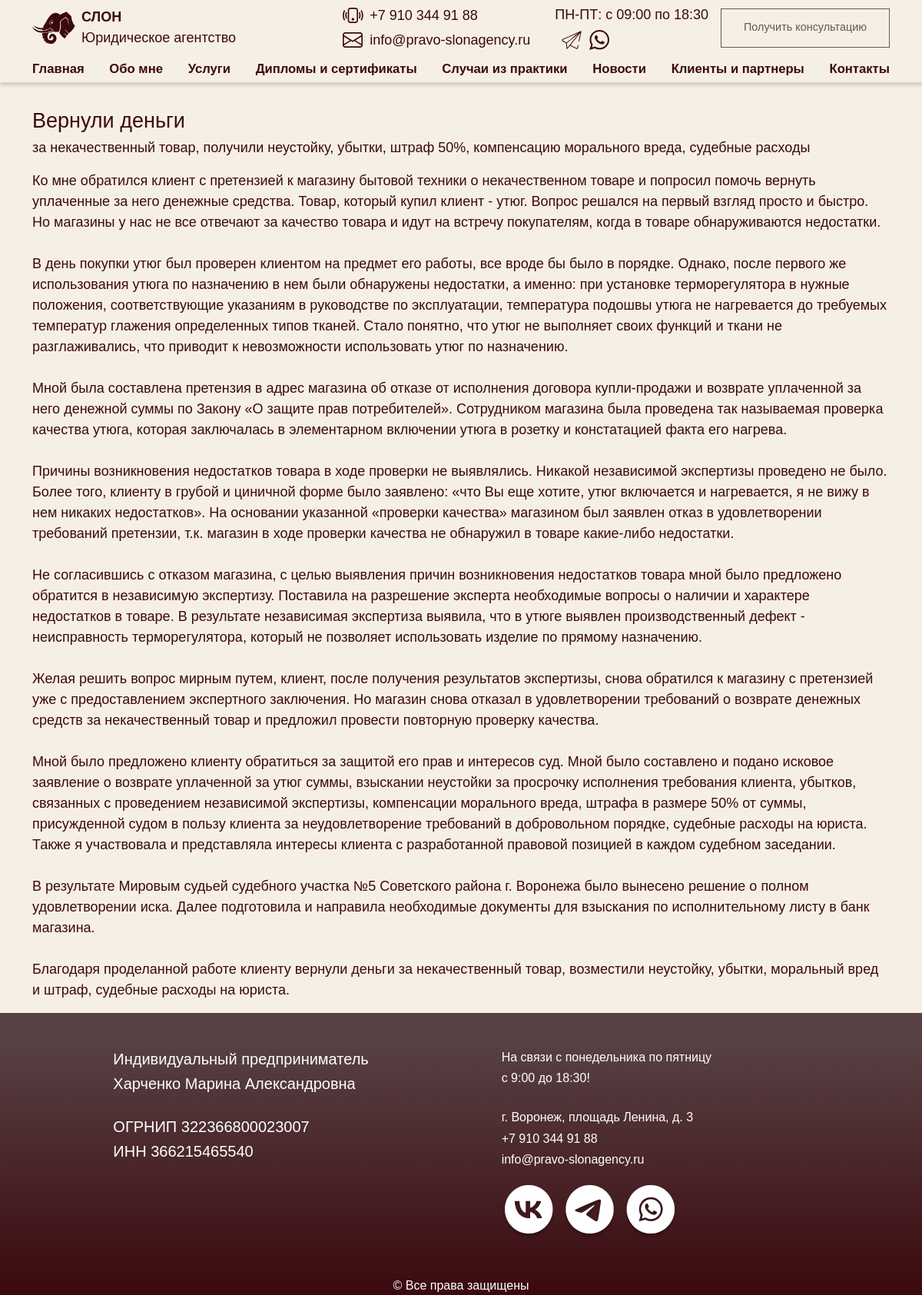
The app's page /cases.php with its own data.
### tables this page shows
CREATE TABLE `cases` (
  `id` int NOT NULL,
  `images` text NOT NULL,
  `title` text NOT NULL,
  `subtitle` text NOT NULL,
  `text` text NOT NULL,
  `status` tinyint(1) NOT NULL,
  `order_by` int NOT NULL
);

### redaktor/case/Cases.php (called while the page is built, shortened)
<?php
class Cases extends PDO
{
    public function getCases($type, $adm = false, $where = false)
    {
        if ($type === "notfull") {
            $query = "select * from cases where status = '1' order by order_by asc limit 2";
        } else if ($adm && $where) {
            $query = "select * from cases where id = '$where'";
        } else if ($adm) {
            $query = "select * from cases order by order_by asc";
        } else {
            $query = "select * from cases where status = '1' order by order_by asc";
        }
        $prepare = parent::prepare($query);
        $prepare->execute();
        $result = $prepare->fetchAll(self::FETCH_ASSOC);
        if ($adm) {
            return $result;
        } else {
            echo json_encode($result, JSON_UNESCAPED_UNICODE);
        }
    }
}

### cases.php (the view, shortened to what this page needs)
<?php
include $_SERVER["DOCUMENT_ROOT"] . "/redaktor/case/Cases.php";
$news = new Cases('all', true, $_GET["case"]);
$data = $news->getCases("all", true, $_GET["case"]);
?>
<!doctype html>
<html lang="ru">
<head>
    <link href="https://cdn.jsdelivr.net/npm/bootstrap@5.1.3/dist/css/bootstrap.min.css" rel="stylesheet"
>
    <link rel="stylesheet" href="style/index.css">
</head>
<body>
<header class="pt-1 pb-1">
    <div class="container header">
        <div class="d-flex">
            <div class="logo d-flex align-items-center">
                <a href="/">
                    <img class="logo-image" src="images/menu/logo.svg" alt="">
                </a>
                <div class="d-grid ms-2">
                    <p class="mb-0"><b>СЛОН</b></p>
                    <p class="mb-0">Юридическое агентство</p>
                </div>
            </div>
            <div class="d-grid ms-auto me-3 d-none1100">
                <div class="d-flex align-items-center">
                    <img class="anim-hover" src="images/menu/mobile.svg" alt="">
                    <a class="connect connect-hover ms-2" href="tel:+7 910 344 91 88">+7 910 344 91 88</a>
                </div>
                <div class="d-flex align-items-center">
                    <img class="anim-hover" src="images/menu/email.svg" alt="">
                    <a class="connect connect-hover ms-2"
                       href="mailto:info@pravo-slonagency.ru">info@pravo-slonagency.ru</a>
                </div>
            </div>
            <div class="d-grid ms-3 me-3 ms-auto1100 d-none550">
                <div class="d-flex align-items-center">
                    <p class="connect mb-0">ПН-ПТ: с 09:00 по 18:30</p>
                </div>
                <div class="d-flex align-items-center">
                    <div class="d-flex align-items-center">
                        <a class="connect ms-2" href="https://t.me/+79103449188">
                            <img class="anim-hover" src="images/menu/telegramm.svg" alt="">
                        </a>
                        <a class="connect ms-2" href="https://wa.me/+79103449188">
                            <img class="anim-hover" src="images/menu/whatsup.svg" alt="">
                        </a>
                    </div>
                </div>
            </div>
            <button class="btn-hovers btn-outline">Получить консультацию</button>
        </div>
    </div>
    <div class="container header">
        <nav>
            <a href="index.php" class="nav-item me-auto">Главная</a>
            <a href="index.php#about" class="nav-item me-auto">Обо мне</a>
            <a href="index.php#service" class="nav-item me-auto">Услуги</a>
            <a href="index.php#diplom" class="nav-item me-auto">Дипломы и сертификаты</a>
            <a href="index.php#cases" class="nav-item me-auto">Случаи из практики</a>
            <a href="index.php#news" class="nav-item me-auto">Новости</a>
            <a href="index.php#partner" class="nav-item me-auto">Клиенты и партнеры</a>
            <a href="index.php#form" class="nav-item">Контакты</a>
        </nav>
    </div>
</header>
<main>
    <div class="container pt-5 mt-5">
        <div class="pt-5">
            <h1><?= $data[0]["title"] ?></h1>
            <p><?= $data[0]["subtitle"] ?></p>
            <p><?= preg_replace("/\r\n|\r|\n/", '<br>', $data[0]["text"]); ?></p>
        </div>
    </div>
</main>
<footer>
    <div class="container">
        <div class="d-flex align-items-start flex-wrap">
            <div class="footer ms-auto pt-5 pb-5">
                <h5>Индивидуальный предприниматель</h5>
                <h5>Харченко Марина Александровна</h5>
                <br>
                <h5>ОГРНИП 322366800023007</h5>
                <h5>ИНН 366215465540</h5>
            </div>
            <div class="footer ms-auto me-auto pt-5 pb-5">
                <h6>На связи с понедельника по пятницу</h6>
                <h6>с 9:00 до 18:30!</h6>
                <br>
                <h6>г. Воронеж, площадь Ленина, д. 3</h6>
                <h6><a href="tel:+7 910 344 91 88" class="text-decoration-none text-white">+7 910 344 91 88</a></h6>
                <h6><a href="mailto:info@pravo-slonagency.ru" class="text-decoration-none text-white">info@pravo-slonagency.ru</a></h6>
                <div class="d-flex pt-3">
                    <a href="https://vk.com/mkharchenko_prof" class="me-2"><img src="images/footer/vk.png" alt=""></a>
                    <a href="https://t.me/+79103449188" class="me-2"><img src="images/footer/tg.png" alt=""></a>
                    <a href="https://wa.me/+79103449188" class="me-2"><img src="images/footer/wu.png" alt=""></a>
                </div>
            </div>
        </div>
        <div class="text-center">
            © Все права защищены
        </div>
    </div>
</footer>
</body>
</html>

### style/index.css (style rules this page uses)
body { font-family: 'Arial', sans-serif; background: #F6F0E4; }
header { background: #F6F0E4; box-shadow: 0px 4px 4px rgba(0, 0, 0, 0.15); position: fixed; top: 0; width: 100%; z-index: 999; }
header .logo { font-size: 22.5px; line-height: 27px; color: #3B090D; margin: 5px 0 5px 0; }
header .connect { font-size: 18px; text-decoration: none; color: #3B090D; }
header .btn-outline { width: 220px; height: 51px; border: 1px solid #665653; color: #665653; background: transparent; font-size: 14.4px; transition: 0.5s; margin-top: auto; margin-bottom: auto; }
header .logo-image { width: 3.5rem; }
header nav { display: flex; padding-top: 10px; }
header nav .nav-item { color: #3B090D; text-decoration: none; font-weight: 700; font-size: 16.65px; }
footer { background: linear-gradient(180deg, #574144 10%, #3B090D 100%); color: #ffffff; }
footer .footer { width: 25rem; }
.anim-hover { transition: 0.5s; }
.btn-hovers { transition: 0.5s; }
h1 { font-size: 27px; line-height: 27px; color: #3B090D; }
p { color: #3B090D; font-size: 18px; }

### records on screen
cases: title "Вернули деньги", subtitle "за некачественный товар, получили неустойку, убытки, штраф 50%, компенсацию морального вреда, судебные расходы", text "Ко мне обратился клиент с претензией к магазину бытовой техники о некачественном товаре и попросил помочь вернуть уплаченные за него денежные средства. Товар, который купил клиент - утюг. Вопрос решался на первый взгляд просто и быстро. Но магазины у нас не все отвечают за качество товара и идут на встречу покупателям, когда в товаре обнаруживаются недостатки. В день покупки утюг был проверен клиентом на предмет его работы, все вроде бы было в порядке. Однако, после первого же использования утюга по назначению в нем были обнаружены недостатки, а именно: при установке терморегулятора в нужные положения, соответствующие указаниям в руководстве по эксплуатации, температура подошвы утюга не…"
